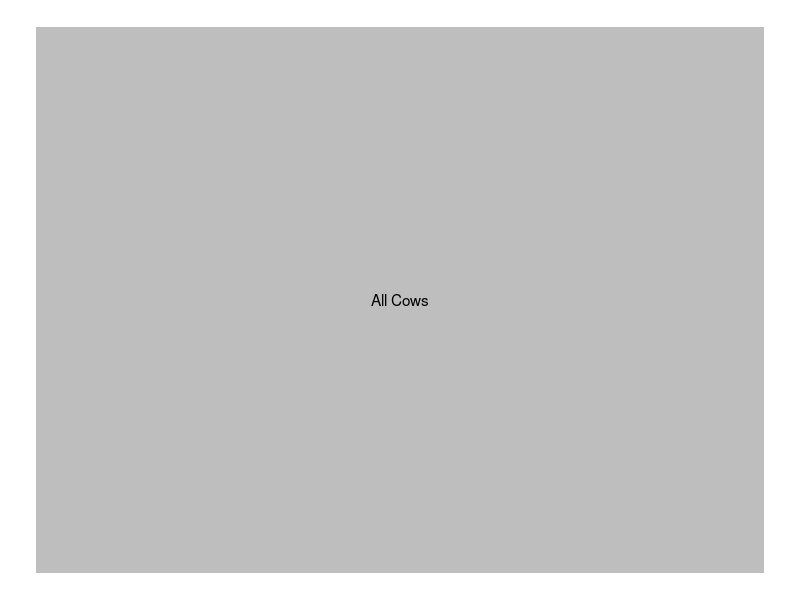
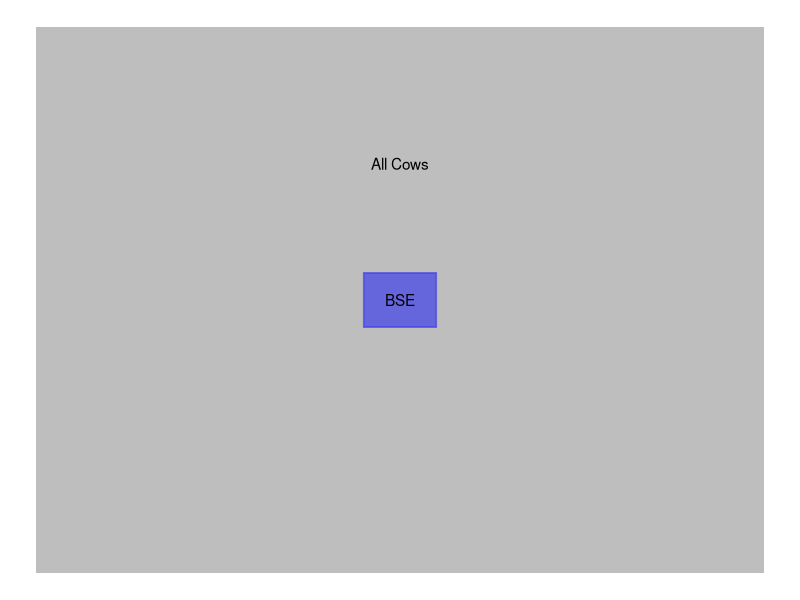
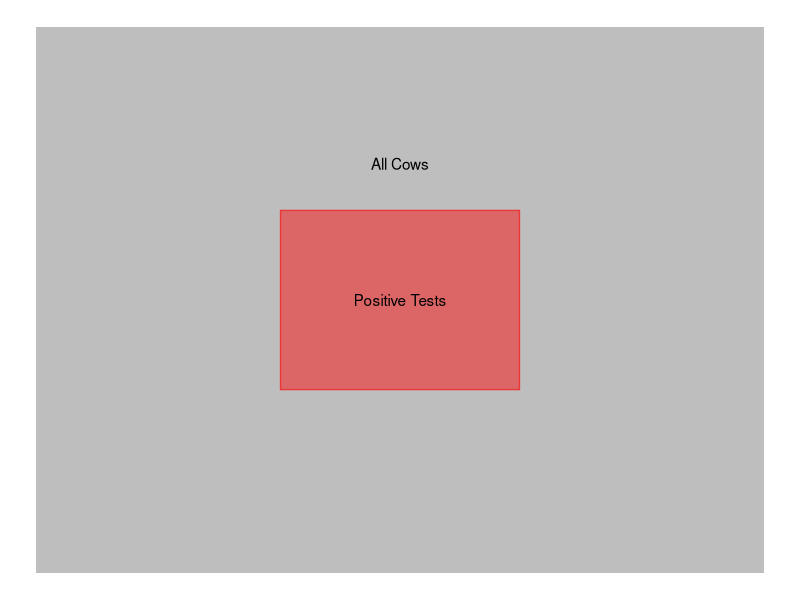
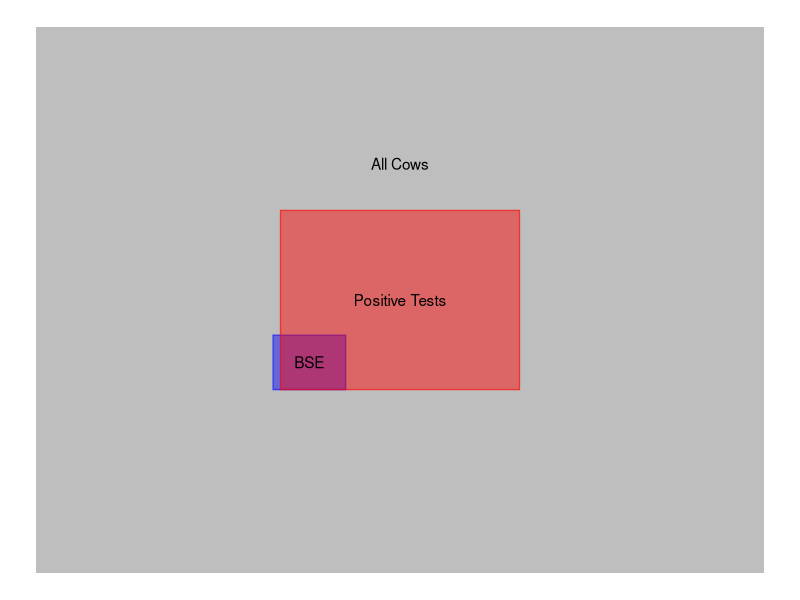
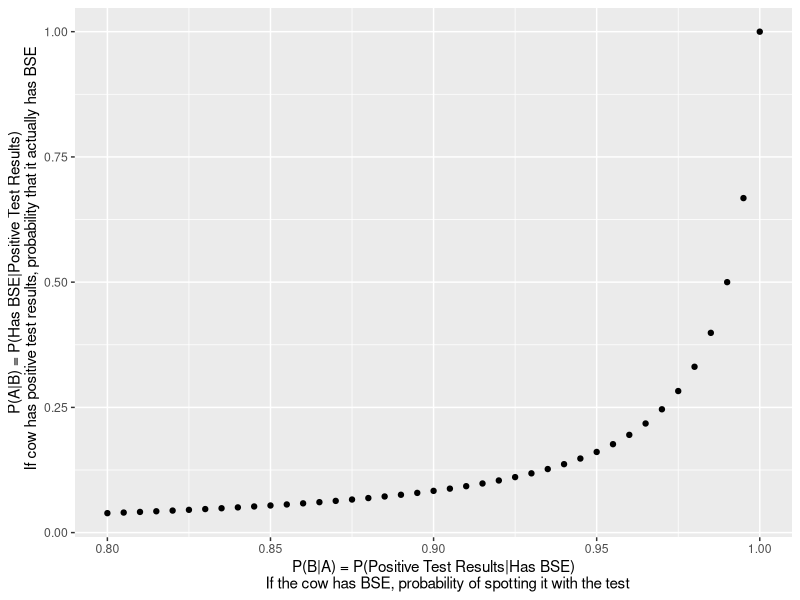
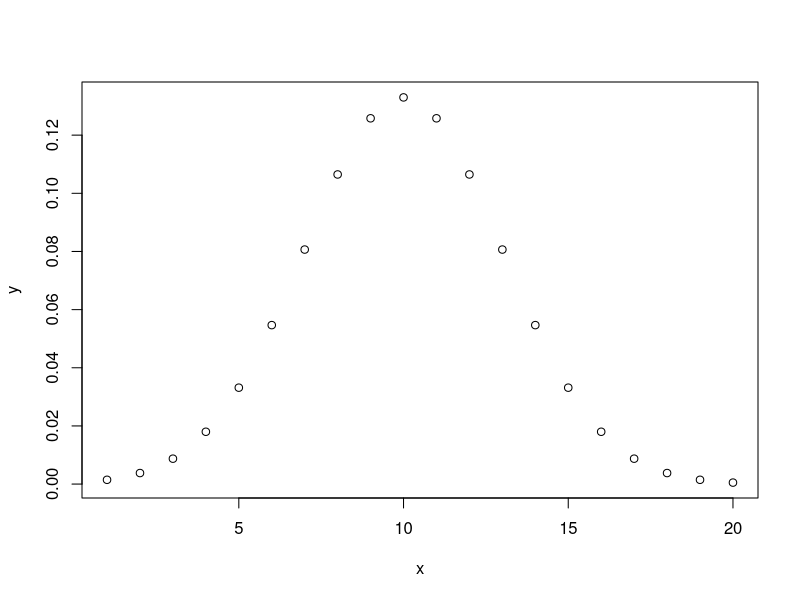
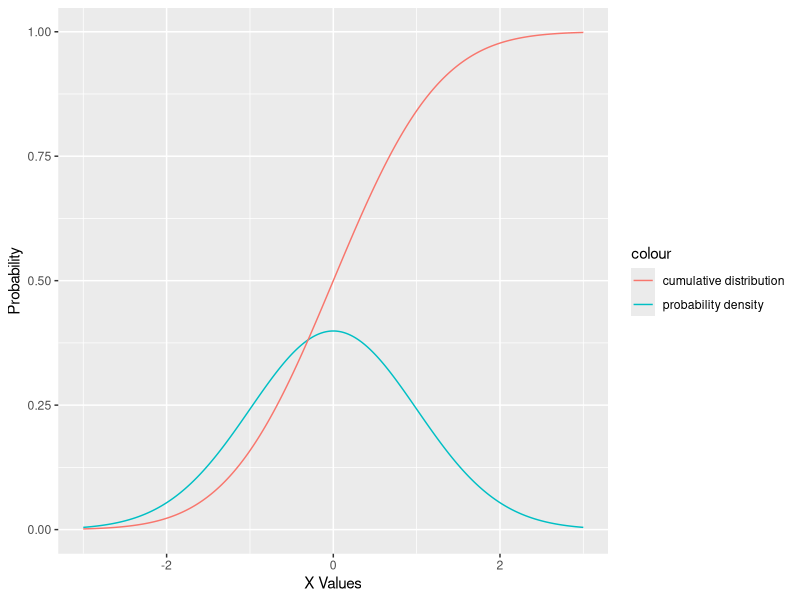
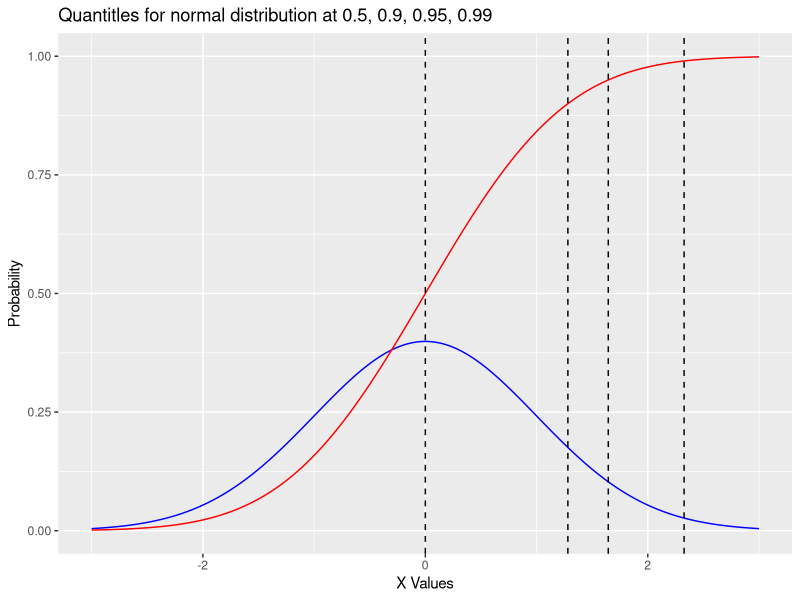

These charts were generated, in order, by the following R code:
## ---- chunk 1
knitr::opts_chunk$set(echo = TRUE)
## ---- chunk 2
library(tidyverse)
## ---- chunk 3
ggplot() + 
  geom_rect(data=data.frame(xmin=0, ymin=0, xmax=1, ymax=1), 
            aes(xmin=xmin, xmax=xmax, ymin=ymin, ymax=ymax), fill="gray") + 
  theme_void() + 
  geom_text(aes(x = 0.5, y = 0.5, label = "All Cows"))
## ---- chunk 4
offset_BSE = sqrt(0.01)

xmin_BSE = 0.5 - offset_BSE/2
ymin_BSE = 0.5 - offset_BSE/2
# cover up 0.08964

ggplot() + 
  geom_rect(data=data.frame(xmin=0, ymin=0, xmax=1, ymax=1), 
            aes(xmin=xmin, xmax=xmax, ymin=ymin, ymax=ymax), fill="gray") + 
  geom_rect(data=data.frame(xmin=xmin_BSE, ymin=ymin_BSE, 
                            xmax=xmin_BSE + offset_BSE, 
                            ymax=ymin_BSE + offset_BSE), 
            aes(xmin=xmin, xmax=xmax, ymin=ymin, ymax=ymax), color="#0000FF77", fill="#0000FF77") + 
  theme_void() + 
  geom_text(aes(x = 0.5, y = 0.75, label = "All Cows")) +
  geom_text(aes(x = xmin_BSE + offset_BSE/2, y = ymin_BSE + offset_BSE/2, label = "BSE"))
## ---- chunk 5
offset_Positive = sqrt(0.108)

xmin_Positive = 0.5 - offset_Positive/2
ymin_Positive = 0.5 - offset_Positive/2

ggplot() + 
  geom_rect(data=data.frame(xmin=0, ymin=0, xmax=1, ymax=1), 
            aes(xmin=xmin, xmax=xmax, ymin=ymin, ymax=ymax), fill="gray") + 
  geom_rect(data=data.frame(xmin=xmin_Positive, ymin=ymin_Positive, 
                            xmax=xmin_Positive + offset_Positive, 
                            ymax=ymin_Positive + offset_Positive), 
            aes(xmin=xmin, xmax=xmax, ymin=ymin, ymax=ymax), color="#FF000077", fill="#FF000077") + theme_void() + 
  geom_text(aes(x = 0.5, y = 0.75, label = "All Cows")) +
  geom_text(aes(x = 0.5, y = 0.5, label = "Positive Tests"))
## ---- chunk 6
offset_BSE = sqrt(0.01)
offset_Positive = sqrt(0.108)

xmin_Positive = 0.5 - offset_Positive/2
ymin_Positive = 0.5 - offset_Positive/2

xmin_BSE = xmin_Positive - (0.1-0.08964)
#ymin_BSE = 0.5 - offset_BSE/2
ymin_BSE = ymin_Positive
# cover up 0.08964

ggplot() + 
  geom_rect(data=data.frame(xmin=0, ymin=0, xmax=1, ymax=1), 
            aes(xmin=xmin, xmax=xmax, ymin=ymin, ymax=ymax), fill="gray") + 
  geom_rect(data=data.frame(xmin=xmin_BSE, ymin=ymin_BSE, 
                            xmax=xmin_BSE + offset_BSE, 
                            ymax=ymin_BSE + offset_BSE), 
            aes(xmin=xmin, xmax=xmax, ymin=ymin, ymax=ymax), color="#0000FF77", fill="#0000FF77") + 
  geom_rect(data=data.frame(xmin=xmin_Positive, ymin=ymin_Positive, 
                            xmax=xmin_Positive + offset_Positive, 
                            ymax=ymin_Positive + offset_Positive), 
            aes(xmin=xmin, xmax=xmax, ymin=ymin, ymax=ymax), color="#FF000077", fill="#FF000077") + theme_void() + 
  geom_text(aes(x = 0.5, y = 0.75, label = "All Cows")) +
  geom_text(aes(x = 0.5, y = 0.5, label = "Positive Tests")) + 
  geom_text(aes(x = xmin_BSE + offset_BSE/2, y = ymin_BSE + offset_BSE/2, label = "BSE"))
## ---- chunk 7
# probability has BSE
p_A = 0.01

# probability tests positive given has BSE (i.e. how accurate the test is if you have BSE)
p_B_given_A = seq(0.8,1,0.005)

# probability that the test is positive (independent of if you have BSE or not)
p_B = (p_A * p_B_given_A) +  # probability that the test is positive if you have BSE
  ((1-p_A) * (1-p_B_given_A))  # probability that the test is positive if you don't have BSE

df = data.frame(p_A = p_A,
                p_B_given_A = p_B_given_A,
                p_B = p_B)

df$p_A_given_B = (df$p_B_given_A * df$p_A) / df$p_B
## ---- chunk 8
head(df)
## ---- chunk 9
ggplot(df, aes(x=p_B_given_A, y=p_A_given_B)) + 
  geom_point() + 
  xlab("P(B|A) = P(Positive Test Results|Has BSE)
       If the cow has BSE, probability of spotting it with the test") + 
  ylab("P(A|B) = P(Has BSE|Positive Test Results)
       If cow has positive test results, probability that it actually has BSE")

## ---- chunk 10
dnorm(x=8, mean=10, sd=3, log=FALSE)
## ---- chunk 11
dnorm(8, 10, 3)
## ---- chunk 12
dnorm(8, 3, 10)
## ---- chunk 13
dnorm(1:20, 10, 3)
## ---- chunk 14
x = 1:20
y = dnorm(x, 10, 3)
plot(x, y)
## ---- chunk 15
# create a series of x values
xvals = seq(-3, 3, 0.01)

# create a data frame containing values for the density function (sampled at
# each value of xvals) and the cumulative distribution sampled at the same values

dist_data = data.frame(x=xvals, 
                       dist = dnorm(xvals, mean=0, sd=1),
                       cumulative_dist = pnorm(xvals, mean=0, sd=1))

# take a look at the first few rows of the data frame
head(dist_data)

# plot probability vs. cumulative probability
ggplot() + 
  geom_line(data=dist_data, aes(x=x, y=dist, color="probability density")) + 
  geom_line(data=dist_data, aes(x=x, y=cumulative_dist, color="cumulative distribution")) + 
  ylab("Probability") + 
  xlab("X Values")
## ---- chunk 16
x0 = 1

# P(x > x0)
pnorm(x0, lower.tail=FALSE)
1 - pnorm(x0, lower.tail=TRUE)

# P(x < x0)
pnorm(x0, lower.tail=TRUE)
1 - pnorm(x0, lower.tail=FALSE)
## ---- chunk 17
qnorm(p=0.8)
qunif(p=0.8, min=-1, max=1)
qbinom(p=0.8, size=10, prob=0.5) # 10 trials, 50% probability of "success" per trial
## ---- chunk 18
ggplot() + 
  geom_line(data=dist_data, aes(x=x, y=dist), colour="blue") + 
  geom_line(data=dist_data, aes(x=x, y=cumulative_dist), color="red") + 
  ylab("Probability") + 
  xlab("X Values") + 
  geom_vline(xintercept = qnorm(0.5), linetype="dashed") + 
  geom_vline(xintercept = qnorm(0.9), linetype="dashed") +
  geom_vline(xintercept = qnorm(0.95), linetype="dashed") + 
  geom_vline(xintercept = qnorm(0.99), linetype="dashed") + 
  ggtitle("Quantitles for normal distribution at 0.5, 0.9, 0.95, 0.99")
## ---- chunk 19
rnorm(10)
## ---- chunk 20
runif(10, min=-1, max=1)  
## ---- chunk 21
rbinom(10, size=100, prob=0.5)
## ---- chunk 22
hist(rnorm(10000), breaks=100)
hist(runif(10000, min=-1, max=1), breaks=100)
hist(rbinom(10000, size=100, prob=0.5), breaks=100)
## ---- chunk 23
dbinom(0, size=5, prob=0.3) +    # probability of 0 successes
  dbinom(1, size=5, prob=0.3) +  # probability of 1 successes 
  dbinom(2, size=5, prob=0.3)    # probability of 2 successes 
## ---- chunk 24
# pass a vector of 0, 1, 2 and then sum up the probabilities
sum(dbinom(c(0:2), size=5, prob=0.3))
## ---- chunk 25
# create a series of x values
xvals = seq(-45, 55, 0.01)
mu = 5
sd = 10
# create a data frame containing values for the density function (sampled at
# each value of xvals) and the cumulative distribution sampled at the same values

dist_data = data.frame(x=xvals, 
                       dist = dnorm(xvals, mean=mu, sd=sd),
                       cumulative_dist = pnorm(xvals, mean=mu, sd=sd))

# plot probability vs. cumulative probability
ggplot() + 
  geom_line(data=dist_data, aes(x=x, y=dist, color="probability density")) + 
  geom_line(data=dist_data, aes(x=x, y=cumulative_dist, color="cumulative distribution")) + 
  ylab("Probability") + 
  xlab("X Values") + 
  geom_vline(xintercept = qnorm(0.80, mean=mu, sd=sd), linetype="dashed") + 
  geom_vline(xintercept = qnorm(0.90, mean=mu, sd=sd), linetype="dashed") +
  geom_vline(xintercept = qnorm(0.99, mean=mu, sd=sd), linetype="dashed") 

## ---- chunk 26
# create a series of x values
xvals = seq(0,100,1)
trials = 100
p_success = 0.3
# create a data frame containing values for the density function (sampled at
# each value of xvals) and the cumulative distribution sampled at the same values

dist_data = data.frame(x=xvals, 
                       dist = dbinom(xvals, size=trials, prob=p_success),
                       cumulative_dist = pbinom(xvals, size=trials, prob=p_success))

# plot probability vs. cumulative probability
ggplot() + 
  geom_line(data=dist_data, aes(x=x, y=dist, color="probability density")) + 
  geom_line(data=dist_data, aes(x=x, y=cumulative_dist, color="cumulative distribution")) + 
  ylab("Probability") + 
  xlab("X Values") + 
  geom_vline(xintercept = qbinom(0.50, size=trials, prob=p_success), linetype="dashed") + 
  geom_vline(xintercept = qbinom(0.90, size=trials, prob=p_success), linetype="dashed") +
  geom_vline(xintercept = qbinom(0.99, size=trials, prob=p_success), linetype="dashed") 

## ---- chunk 27
mean(rnorm(10, mean=5, sd=10))
## ---- chunk 28
mean(rnorm(100, mean=5, sd=10))
## ---- chunk 29
mean(rnorm(1000, mean=5, sd=10))
## ---- chunk 30
# As mentioned in the lecture, this is a binomial distribution with p = 0.5 and n = 10.  We define "success" as a car turning right.
n = 10 # number of observations
p = 0.5 # probability

# in n observations, the number of cars that can turn right is somewhere between 0 and n
x = c(0:n)
data = data.frame(x = x, 
                  vals = dbinom(x, size=10, prob=0.5))

ggplot(data, aes(x=x, y = vals)) + 
  geom_point() + # show the discrete probabilities
  geom_line() + # connect the dots to show the distribution better
  xlab("Number of Cars Turning Right") + 
  ylab("Probability") + 
  scale_x_continuous(breaks = c(0:10)) # set up the x axis so that it shows integers instead of 0, 2.5, etc

## ---- chunk 31
dbinom(2, size=10, prob=0.5)
## ---- chunk 32
# pass a vector of 8, 9, 10 and then sum up the probabilities
sum(dbinom(c(8:10), size=10, prob=0.5))
## ---- chunk 33
n = 1000
p = 0.5
n * p
## ---- chunk 34
var = n*p*(1-p)
sqrt(var)
## ---- chunk 35
n = 100
sqrt(n * p * (1-p))
## ---- chunk 36
dbinom(43, size=n, prob=0.5)
## ---- chunk 37
# sum up the probabilities for observing between 0 and 43 cars
sum(dbinom(c(0:43), size=n, prob=0.5))
## ---- chunk 38
x_bar = 10.25      # mean of the samples
sd_samples = 0.8   # standard deviation of the samples
num_samples = 10
standard_error = sd_samples / sqrt(num_samples)
## ---- chunk 39
t_0.025 = qt(0.025, 9)
t_0.025
## ---- chunk 40
t_0.975 = qt(0.975, 9)
t_0.975

-qt(0.025, 9) # another way to reach the same value
## ---- chunk 41
lower_limit = x_bar + t_0.025 * standard_error
upper_limit = x_bar + t_0.975 * standard_error
c(lower_limit, upper_limit)
## ---- chunk 42
lower_limit = (sd_samples^2 * (num_samples - 1)) / 
                        qchisq(0.975, 9)
upper_limit = (sd_samples^2 * (num_samples - 1)) / 
                        qchisq(0.025, 9)
c(lower_limit, upper_limit)
## ---- chunk 43
sqrt(c(lower_limit, upper_limit))
## ---- chunk 44
x_bar = 10.13      # mean of the samples
sd_samples = 0.7   # standard deviation of the samples
num_samples = 20
standard_error = sd_samples / sqrt(num_samples)
t_0.05 = qt(0.05, 19)
t_0.95 = qt(0.95, 19)
lower_limit = x_bar + t_0.05 * standard_error
upper_limit = x_bar + t_0.95 * standard_error
c(lower_limit, upper_limit)
## ---- chunk 45
x_bar = 10.13      # mean of the samples
sd_samples = 0.7   # standard deviation of the samples
num_samples = 20
standard_error = sd_samples / sqrt(num_samples)
t_0.005 = qt(0.005, 19)
t_0.995 = qt(0.995, 19)
lower_limit = x_bar + t_0.005 * standard_error
upper_limit = x_bar + t_0.995 * standard_error
c(lower_limit, upper_limit)
## ---- chunk 46
upper_limit = (sd_samples^2 * (num_samples - 1)) / 
                        qchisq(0.05, 19)
lower_limit = (sd_samples^2 * (num_samples - 1)) / 
                        qchisq(0.95, 19)
sqrt(c(lower_limit, upper_limit))
## ---- chunk 47
upper_limit = (sd_samples^2 * (num_samples - 1)) / 
                        qchisq(0.005, 19)
lower_limit = (sd_samples^2 * (num_samples - 1)) / 
                        qchisq(0.995, 19)
sqrt(c(lower_limit, upper_limit))
